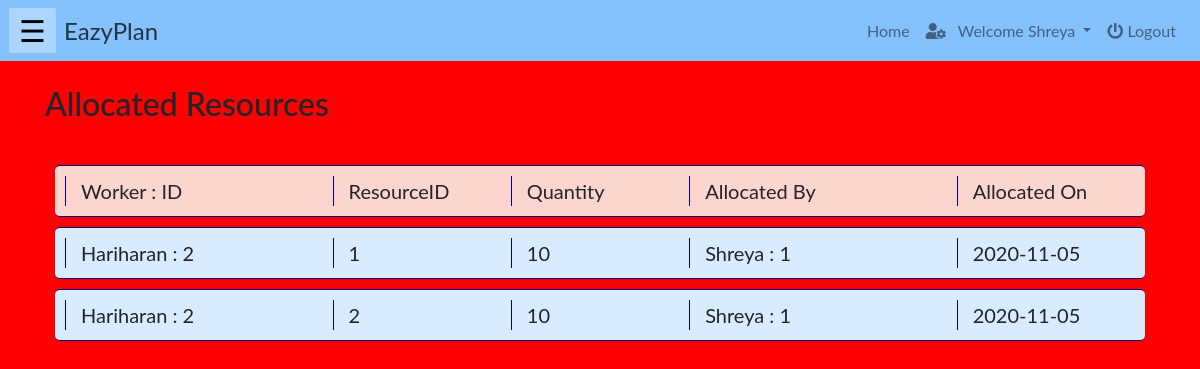
/php/viewallocatedresource.php (signed in), run on an earlier commit of the app's database.
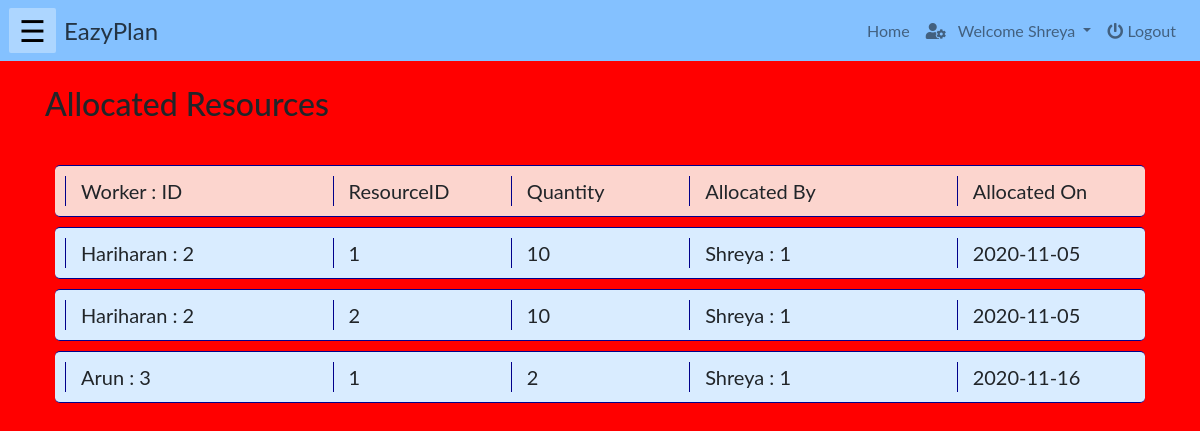
And on a later commit of the database.
### tables this page shows
CREATE TABLE `allocatedresources` (
  `workerID` int(100) NOT NULL,
  `resourceID` int(100) NOT NULL,
  `quantity` int(10) NOT NULL,
  `StaffID` int(11) NOT NULL,
  `AllocDate` date NOT NULL DEFAULT current_timestamp()
);

CREATE TABLE `account` (
  `userid` int(10) NOT NULL,
  `name` varchar(100) NOT NULL,
  `email` varchar(200) NOT NULL,
  `role` varchar(20) NOT NULL,
  `password` varchar(40) NOT NULL
);

### php/viewallocatedresource.php (the view, shortened to what this page needs)
<!DOCTYPE html>
<html lang="en">
    <?php
        include("../php/headLinks.php");
        if(isset($_SESSION["name"]) && ($_SESSION["role"]=='staff')){
    ?>
    <body>
        <?php
            include("../php/navbar.php");
        ?>
        <div class="container">
        <br><h2>Allocated Resources</h2><br>
            <div class="row" id="heading">
                <div class="col-md-3" id="val" >Worker : ID</div>
                <div class="col-md-2" id="val" >ResourceID</div>
                <div class="col-md-2" id="val" >Quantity</div>
                <div class="col-md-3" id="val" >Allocated By</div>
                <div class="col-md-2" id="val" >Allocated On</div>
            </div>
            <?php
                include("../connection/config.php");
                $staffid = $_SESSION['userId'];
                $sql1 = "SELECT workerID, resourceID, quantity, staffID, AllocDate, worker.name as name1, staff.name as name2 FROM allocatedresources a JOIN account worker ON a.workerID = worker.userid JOIN account staff ON a.staffID = staff.userid  WHERE a.staffid = $staffid";
                $resources = mysqli_query($db, $sql1);
                foreach($resources as $resource)
                    {
            ?>
            <div class="row" id="item">
                <div class="col-md-3" id="val" ><?php echo $resource['name1']." : ".$resource['workerID']; ?></div>
                <div class="col-md-2" id="val" ><?php echo $resource['resourceID']; ?></div>
                <div class="col-md-2" id="val"><?php echo $resource['quantity']; ?></div>
                <div class="col-md-3" id="val" ><?php echo $resource['name2']." : ".$resource['staffID']; ?></div>
                <div class="col-md-2" id="val" ><?php echo $resource['AllocDate']; ?></div>
            </div>
            <?php
                }
            ?>
        </div>
    </body>
    <?php
        }
    else{
    echo "<h3 style='color:red'>Login to access the page...</h3>";
    echo "<a href='./login.php'>Click here to login</a>";}
    ?>
</html>

What changed in the data, as far as the page shows it:
added allocatedresources: workerID.name "Arun", workerID "3", resourceID "1", quantity "2", StaffID.name "Shreya", StaffID "1", AllocDate "2020-11-16"
